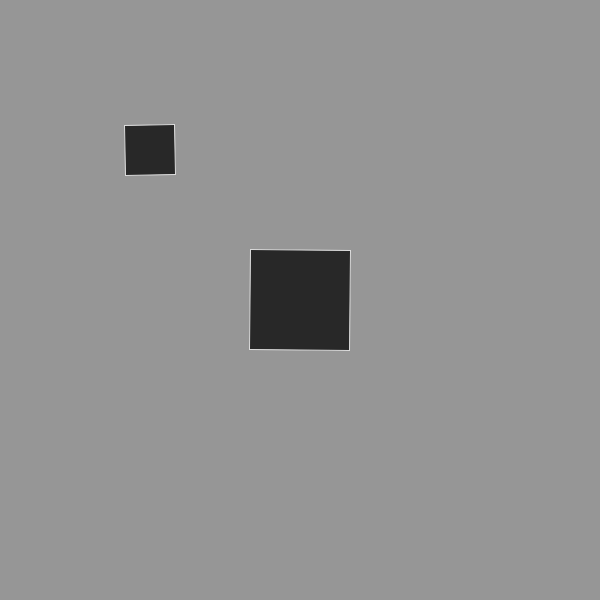
Frame 1 (no input)
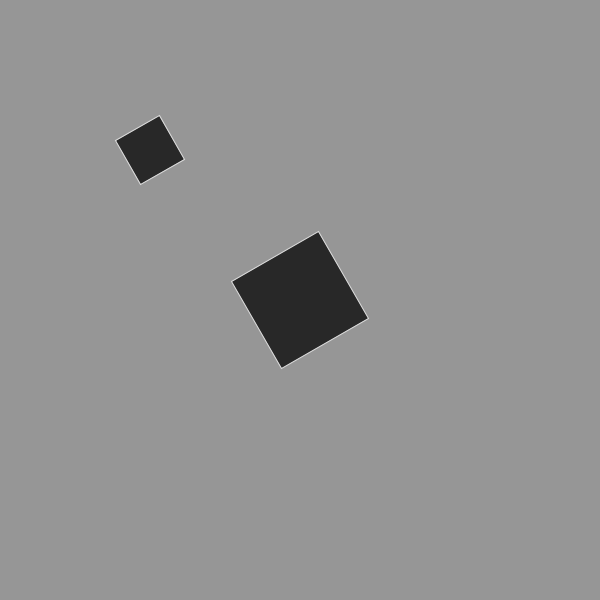
Frame 60 (the mouse pressed at the canvas centre just before this capture)
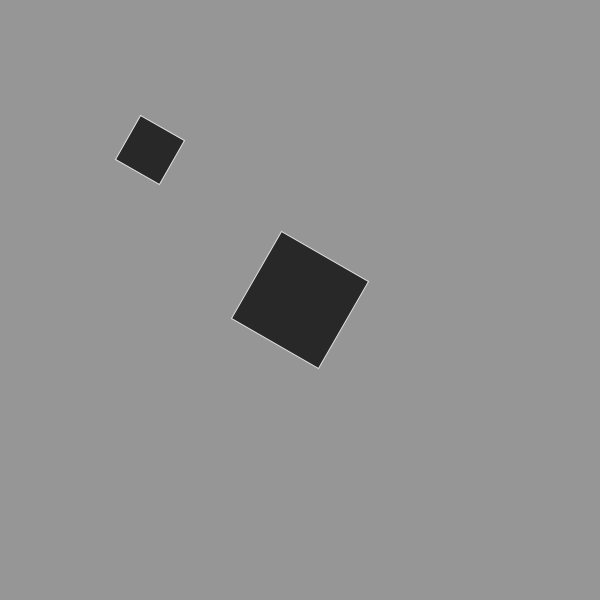
Frame 120 (the mouse held since frame 60 and released just before this capture)

The Processing sketch that drew these frames (run headless with seeded random() and noise(); from frame 60 on, the mouse is pressed at the canvas centre):

// Processing sketch: sketch_15
// ── sketch_15.pde
// adjust the matrix transformations so that the 
// small rectangle revolves around the large rectangle.

float angle1 = 0;
float angle2 = 0;

void setup() {
  size(600, 600);
  rectMode(CENTER);
}

void draw() {
  background(150);
  fill(40);
  stroke(220);
  
  angle1 += 1;
  angle2 -= 2;
  
  pushMatrix();
  translate(300, 300);
  rotate(radians(angle1));
  rect(0, 0, 100, 100);
  popMatrix();  
  
  pushMatrix();
  translate(150, 150);
  rotate(radians(angle2));
  rect(0, 0, 50, 50);
  popMatrix();

}
